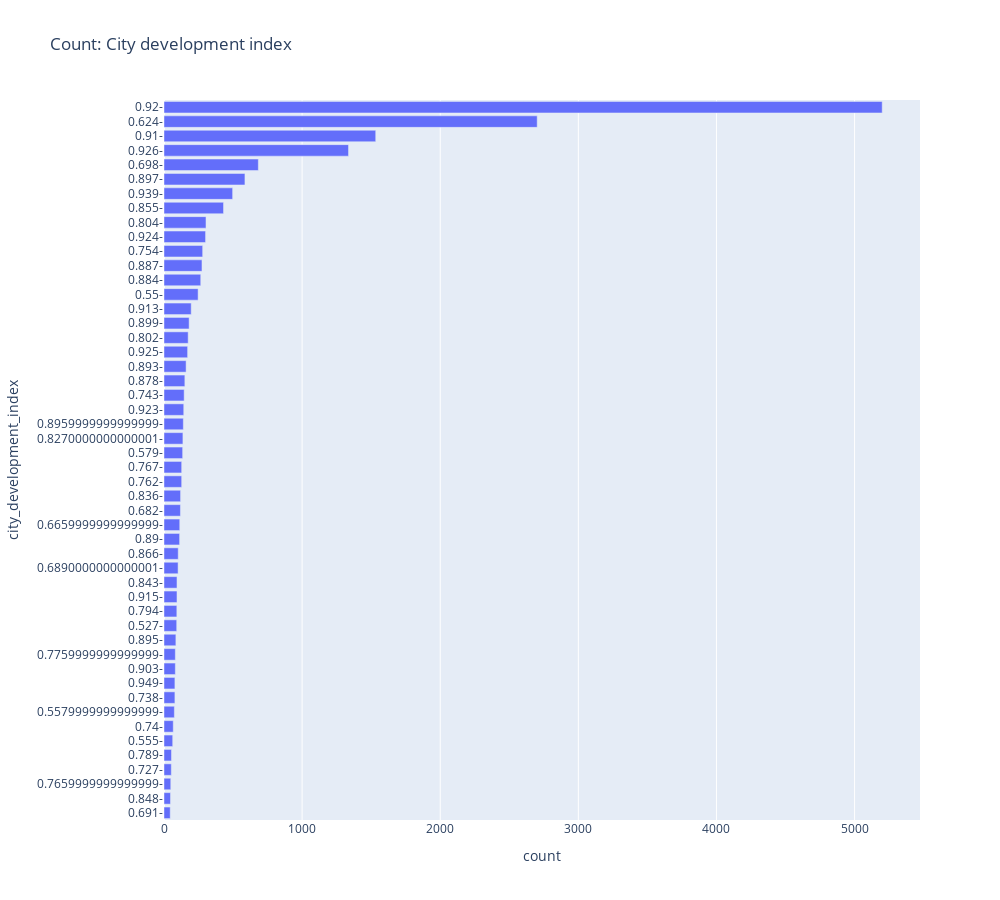

This figure's notebook cell:
### Code cell
import plotly.express as px
from plotly.subplots import make_subplots
import plotly.graph_objs as go

cd = train['city_development_index'].value_counts().reset_index()
cd.columns = [
    'city_development_index', 
    'count'
]
cd['city_development_index'] = cd['city_development_index'].astype(str) + '-'
cd = cd.sort_values(['count']).tail(50)

fig = px.bar(
    cd, 
    x='count', 
    y='city_development_index', 
    orientation='h', 
    title='Count: City development index', 
    width=1000,
    height=900 
)

fig.show()

### Figure 1 — Plotly figure (JSON) as saved in the notebook; plotly's stock layout.template omitted (floating-point values rounded to 4 significant figures)
{"data": [{"alignmentgroup": "True", "hovertemplate": "count=%{x}<br>city_development_index=%{y}<extra></extra>", "legendgroup": "", "marker": {"color": "#636efa", "pattern": {"shape": ""}}, "name": "", "offsetgroup": "", "orientation": "h", "showlegend": false, "textposition": "auto", "type": "bar", "x": [45, 47, 49, 53, 54, 63, 67, 75, 79, 79, 82, 82, 86, 92, 93, 94, 94, 102, 103, 113, 114, 119, 120, 128, 128, 135, 137, 140, 143, 146, 151, 160, 171, 175, 182, 197, 247, 266, 275, 280, 301, 304, 431, 497, 586, 683, 1336, 1533, 2702, 5200], "xaxis": "x", "y": ["0.691-", "0.848-", "0.7659999999999999-", "0.727-", "0.789-", "0.555-", "0.74-", "0.5579999999999999-", "0.738-", "0.949-", "0.903-", "0.7759999999999999-", "0.895-", "0.527-", "0.794-", "0.915-", "0.843-", "0.6890000000000001-", "0.866-", "0.89-", "0.6659999999999999-", "0.682-", "0.836-", "0.762-", "0.767-", "0.579-", "0.8270000000000001-", "0.8959999999999999-", "0.923-", "0.743-", "0.878-", "0.893-", "0.925-", "0.802-", "0.899-", "0.913-", "0.55-", "0.884-", "0.887-", "0.754-", "0.924-", "0.804-", "0.855-", "0.939-", "0.897-", "0.698-", "0.926-", "0.91-", "0.624-", "0.92-"], "yaxis": "y"}], "layout": {"barmode": "relative", "height": 900, "legend": {"tracegroupgap": 0}, "title": {"text": "Count: City development index"}, "width": 1000, "xaxis": {"anchor": "y", "domain": [0, 1], "title": {"text": "count"}}, "yaxis": {"anchor": "x", "domain": [0, 1], "title": {"text": "city_development_index"}}}}
